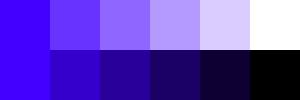
Frame 1 (no input)
Frame 60 (no input): identical to frame 1, image omitted
Frame 120 (the mouse pressed at the canvas centre since frame 60): identical to frame 1, image omitted

The p5.js sketch that drew this single still picture (run headless with seeded random() and noise() and a simulated clock; from frame 60 on, the mouse is pressed at the canvas centre):

// p5.js sketch
// ── sketch.js
// setup function - used for commands that need to run only once
function setup() {
  createCanvas(300,100);

  // turn off strokes so we can see the fill color without any distractions
  noStroke();

  // set our color mode to HSB (Hue, Saturation, Brightness)
  // this color made makes it easier to create different shades of the same color
  colorMode(HSB);

  // create a blue fill
  // Hue is a number between 0-256, 0 being red, 128 being green, 256 being blue
  // Saturation is a percentage, 100% being the color and 0% being white
  // Brightness is a percentage, 100% being the color and 0% being black
  fill(256, 100, 100);
  rect(0,0,50,50);

  // vary the saturation slightly in the first row of colors
  fill(256, 80, 100);
  rect(50,0,50,50);

  fill(256, 60, 100);
  rect(100,0,50,50);

  fill(256, 40, 100);
  rect(150,0,50,50);

  fill(256, 20, 100);
  rect(200,0,50,50);

  fill(256, 0, 100);
  rect(250,0,50,50);


  // vary the brightness slightly in the second row of colors
  fill(256, 100, 100);
  rect(0,50,50,50);

  fill(256, 100, 80);
  rect(50,50,50,50);

  fill(256, 100, 60);
  rect(100,50,50,50);

  fill(256, 100, 40);
  rect(150,50,50,50);

  fill(256, 100, 20);
  rect(200,50,50,50);

  fill(256, 100, 0);
  rect(250,50,50,50);
}

// draw function - used for commands that need to be repeated
function draw() {

}
